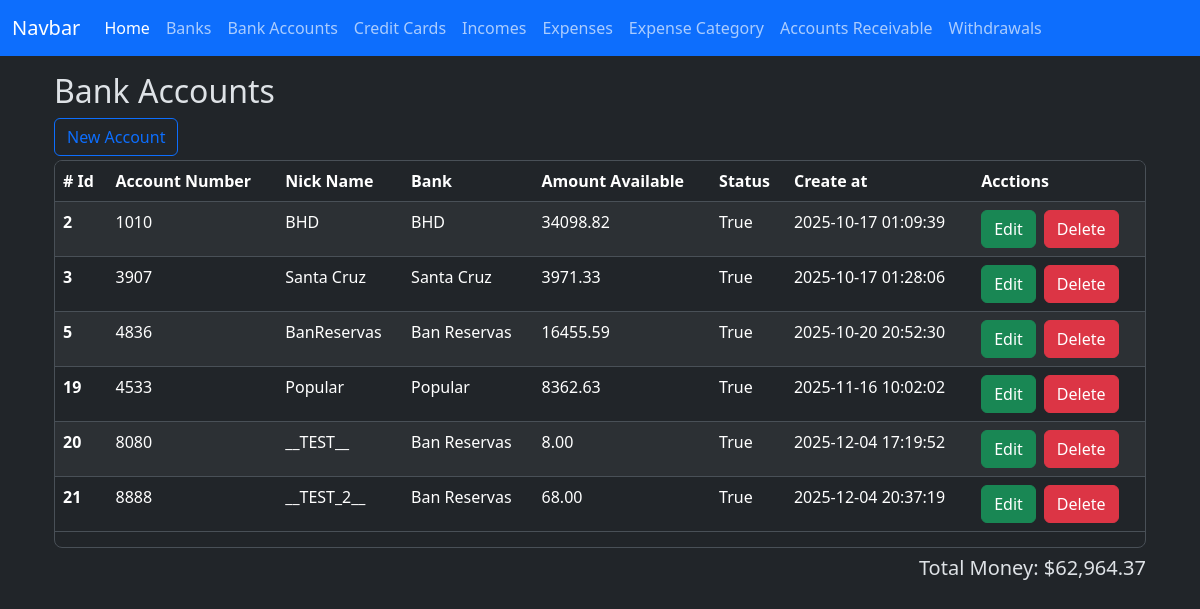
Page /bank_accounts/index on the earlier database version.
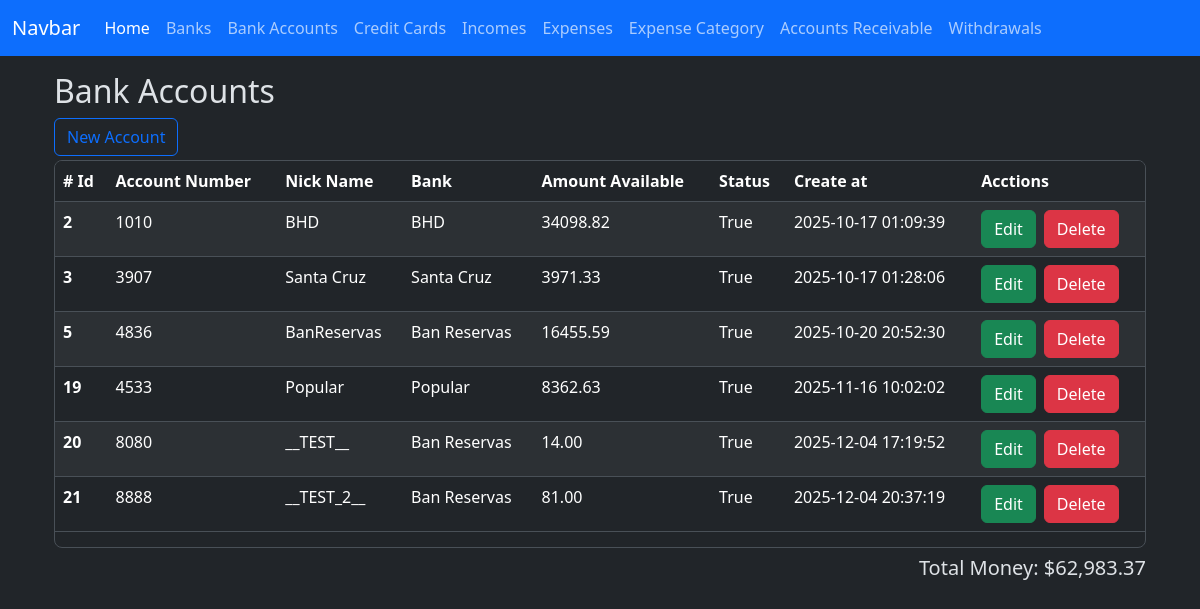
Same page on the later database version.
### app/models/bank_account.py (models this page shows)
class BankAccount(db.Model):
    __tablename__ = 'bank_accounts'
    id = db.Column(db.Integer, primary_key=True)
    nick_name = db.Column(db.String(120))
    amount_available = db.Column(db.Numeric(10, 2), nullable=False)
    is_active = db.Column(db.Boolean, default=True)
    account_number = db.Column(db.Integer, nullable=True)
    bank_id = db.Column(db.Integer, db.ForeignKey('banks.id'))
    created_at = db.Column(db.DateTime(timezone=True), server_default=func.now())
    updated_at = db.Column(db.DateTime(timezone=True), onupdate=func.now())
    bank = relationship('Bank', back_populates='bank_accounts')
    expenses = relationship('Expense', back_populates='bank_account')
    incomes = relationship('Income', back_populates='bank_account')
    loans = relationship('Loan', back_populates='bank_account')
    loan_payments = relationship('LoanPayment', back_populates='bank_account')
    credit_card_payments = relationship('CreditCardPayment', back_populates='bank_account')
    withdrawals = relationship('Withdrawal', back_populates='bank_account')

### app/models/bank.py (models this page shows)
class Bank(db.Model):
    __tablename__ = 'banks'
    id = db.Column(db.Integer, primary_key=True)
    name = db.Column(db.String(100), nullable=False)
    created_at = db.Column(db.DateTime(timezone=True), server_default=func.now())
    updated_at = db.Column(db.DateTime(timezone=True), onupdate=func.now())
    bank_accounts = relationship('BankAccount', back_populates='bank')
    credit_cards = relationship('CreditCard', back_populates='bank')

### app/routes/bank_account_routes.py (the view)
@bank_account_bp.route('/index', methods=['GET'])
def index():
    banks = Bank.query.all()
    bank_accounts = BankAccount.query.all()
    total_money = Decimal()
    for account in bank_accounts:
        total_money += account.amount_available
    total_money_formatted = f'{total_money:,.2f}'
    context = {
        'banks': banks,
        'bank_accounts': bank_accounts,
        'total_money': total_money_formatted,
    }
    return render_template('bank_accounts/index.html', **context)

### app/templates/bank_accounts/index.html (shortened to what this page needs)
{% extends 'layout.html' %}
{% block content %}
    <h2>Bank Accounts</h2>
    <div class="row">
        <div class="col-sm">
            <button type="button" class="btn btn-outline-primary" data-bs-toggle="modal" data-bs-target="#create-bank-account"
            >New Account</button>
        </div>
        <div class="col-sm"></div>
    </div>
    <div class="table-responsive overflow-y-auto border rounded-3 mt-1" style="max-height: 388px;">
        <table class="table table-striped  table-hover">
            <thead class="sticky-top">
                <tr>
                    <th scope="col"># Id</th>
                    <th scope="col">Account Number</th>
                    <th scope="col">Nick Name</th>
                    <th scope="col">Bank</th>
                    <th scope="col">Amount Available</th>
                    <th scope="col">Status</th>
                    <th scope="col">Create at</th>
                    <th scope="col">Acctions</th>
                </tr>
            </thead>
            <tbody>
                {% for bank_account in bank_accounts %}
                <tr class="bank-row" data-bank-account-id = "{{ bank_account.id }}">
                    <th scope="row">{{ bank_account.id }}</th>
                    <td>{{ bank_account.account_number }}</td>
                    <td>{{ bank_account.nick_name }}</td>
                    <td>{{ bank_account.bank.name }}</td>
                    <td>{{ bank_account.amount_available }}</td>
                    <td>{{ bank_account.is_active }}</td>
                    <td>{{ bank_account.created_at }}</td>
                    <td>
                        <div class="d-flex gap-2">
                            <button
                                type="button"
                                class="btn btn-success"
                                data-bs-toggle="modal"
                                data-bs-target="#edit-bank-account"
                                data-bank-account-id="{{ bank_account.id }}"
                                data-account-number="{{ bank_account.account_number }}"
                                data-nick-name="{{ bank_account.nick_name }}"
                                data-amount-available="{{ bank_account.amount_available }}"
                                data-bank-id="{{ bank_account.bank.id }}"
                            >Edit
                            </button>
                            <a href="{{ url_for('bank_account.delete', id=bank_account.id) }}" class="btn btn-danger">Delete</a>
                        </div>
                    </td>
                </tr>
                {% endfor %}
            </tbody>
        </table>
    </div>
    <div class="col-sm d-flex flex-row-reverse mt-2">
        <h5>Total Money: ${{ total_money }}</h5>
    </div>
    <link href="https://cdn.jsdelivr.net/npm/@sweetalert2/theme-dark@5/dark.css" rel="stylesheet">
{% endblock %}

### app/templates/layout.html (shortened to what this page needs)
<!doctype html>
<html lang="en" data-bs-theme="dark">
  <head>
    <link href="https://cdn.jsdelivr.net/npm/bootstrap@5.3.8/dist/css/bootstrap.min.css" rel="stylesheet">
    <link rel="stylesheet" href="../static/style.css">
</head>
  <body>
    <nav class="navbar navbar-expand-lg bg-primary fixed-top mx-2 mx-auto">
        <div class="container-fluid">
            <a class="navbar-brand" href="#">Navbar</a>
            <div class="collapse navbar-collapse" id="navbarNav">
                <ul class="navbar-nav">
                    <li class="nav-item">
                        <a class="nav-link active" aria-current="page" href="{{ url_for('home.index' ) }}">Home</a>
                    </li>
                    <li class="nav-item">
                        <a class="nav-link" href="{{ url_for('bank.index' ) }}">Banks</a>
                    </li>
                    <li class="nav-item">
                        <a class="nav-link" href="{{ url_for('bank_account.index' ) }}">Bank Accounts</a>
                    </li>
                    <li class="nav-item">
                        <a class="nav-link" href="{{ url_for('credit_card.index' ) }}">Credit Cards</a>
                    </li>
                    <li class="nav-item">
                        <a class="nav-link" href="{{ url_for('income.index' ) }}">Incomes</a>
                    </li>
                    <li class="nav-item">
                        <a class="nav-link" href="{{ url_for('expense.index' ) }}">Expenses</a>
                    </li>
                    <li class="nav-item">
                        <a class="nav-link" href="{{ url_for('expense_category.index' ) }}">Expense Category</a>
                    </li>
                    <li class="nav-item">
                        <a class="nav-link" href="{{ url_for('accounts_receivable.index' ) }}">Accounts Receivable</a>
                    </li>
                    <li class="nav-item">
                        <a class="nav-link" href="{{ url_for('withdrawal.index' ) }}">Withdrawals</a>
                    </li>
                </ul>
            </div>
        </div>
    </nav>
    <main class="container mt-5 p-4">
    {% block content %}
    {% endblock %}
    </main>
    <link rel="stylesheet" href="https://cdn.jsdelivr.net/npm/bootstrap-icons@1.13.1/font/bootstrap-icons.min.css">
</body>
</html>

Differences in the rows shown:
changed BankAccount "__TEST__": amount_available "8.00" → "14.00"
changed BankAccount "__TEST_2__": amount_available "68.00" → "81.00"
Other differences:
{{ total_money }}: "62,964.37" → "62,983.37"
